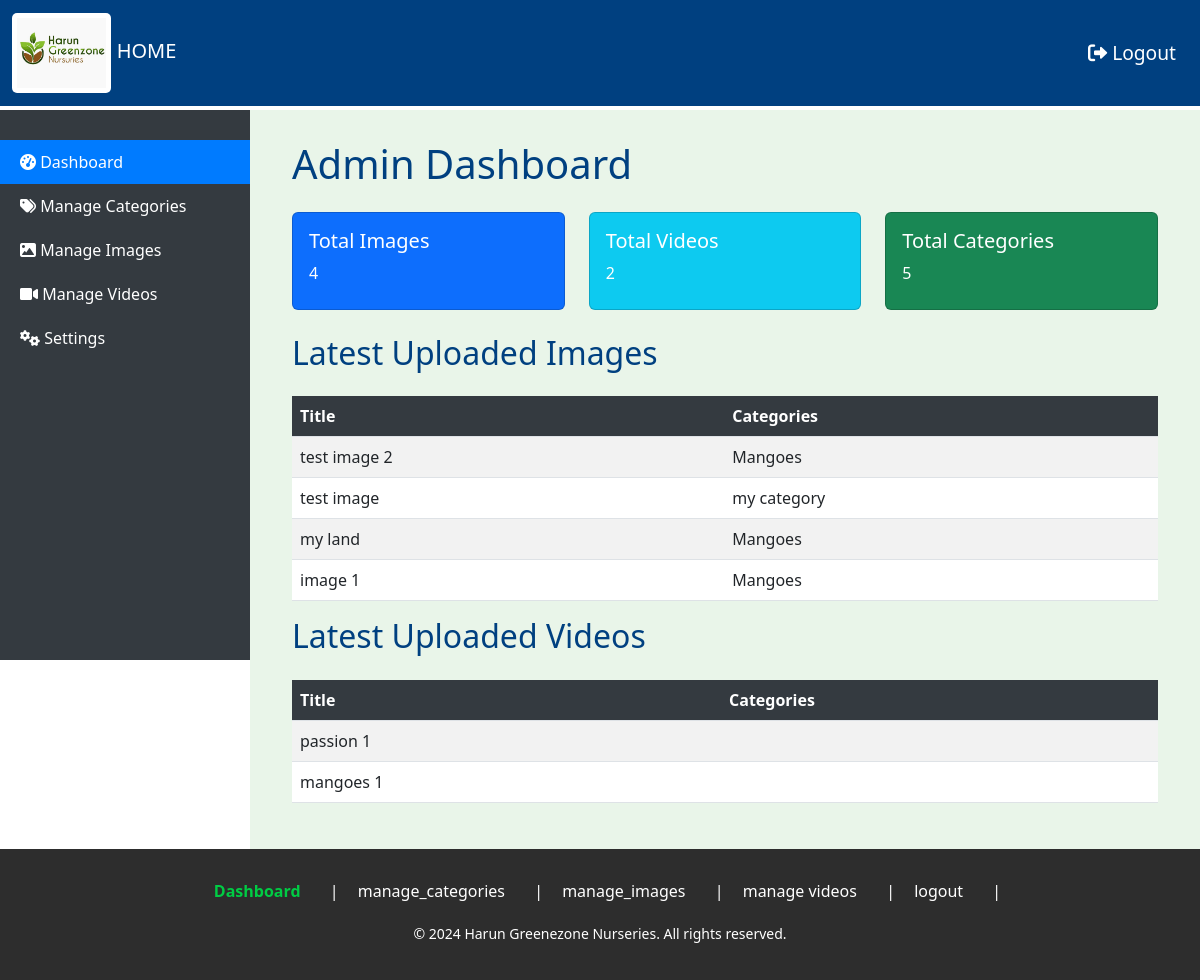
The page /admin_panel/dashboard/ (signed in) on the database its author committed.
### admin_panel/models.py (models this page shows, shortened)
class Image(models.Model):
    title = models.CharField(max_length=255, unique=True)
    image_file = models.ImageField(upload_to='images/')
    category = models.ForeignKey(Category, related_name='images', on_delete=models.CASCADE)
    description = models.CharField(max_length=255, blank=True)

class Category(models.Model):
    name = models.CharField(max_length=255, unique=True)
    description = models.CharField(max_length=255, blank=True)

class Video(models.Model):
    title = models.CharField(max_length=255, unique=True)
    video_file = models.FileField(upload_to='videos/')
    category = models.ForeignKey(Category, related_name='videos', on_delete=models.CASCADE)  # One category per image
    description = models.CharField(max_length=255, blank=True)

### admin_panel/views.py (the view)
# urls.py: path('dashboard/', dashboard, name='admin_dashboard'),
@login_required
def dashboard(request):
    total_images = Image.objects.count()
    total_videos = Video.objects.count()
    total_categories = Category.objects.count()
    categories = Category.objects.all()
    recent_images = Image.objects.order_by('-id')[:5]  # Show 5 most recent images
    recent_videos = Video.objects.order_by('-id')[:5]  # Show 5 most recent videos
    context = {
        'total_images': total_images,
        'total_videos': total_videos,
        'total_categories': total_categories,
        'categories': categories,
        'recent_images': recent_images,
        'recent_videos': recent_videos,
    }
    return render(request, 'admin_panel/dashboard.html', context)

### admin_panel/templates/admin_panel/dashboard.html (shortened to what this page needs)
{% extends 'admin_panel/base.html' %}
{% block content %}
    <div class="container">
        <h1 class="mb-4">Admin Dashboard</h1>
        <div class="row">
            <div class="col-lg-4 col-md-6 mb-4">
                <div class="card bg-primary text-white">
                    <div class="card-body">
                        <h5 class="card-title">Total Images</h5>
                        <p class="card-title">{{ total_images }}</p>
                    </div>
                </div>
            </div>
            <div class="col-lg-4 col-md-6 mb-4">
                <div class="card bg-info text-white">
                    <div class="card-body">
                        <h5 class="card-title">Total Videos</h5>
                        <p class="card-title">{{ total_videos }}</p>
                    </div>
                </div>
            </div>
            <div class="col-lg-4 col-md-6 mb-4">
                <div class="card bg-success text-white">
                    <div class="card-body">
                        <h5 class="card-title">Total Categories</h5>
                        <p class="card-title">{{ total_categories }}</p>
                    </div>
                </div>
            </div>
        </div>
        <div class="row">
            <div class="col-12">
                <h2 class="mb-4">Latest Uploaded Images</h2>
                <table class="table table-striped">
                    <thead>
                        <tr>
                            <th scope="col">Title</th>
                            <th scope="col">Categories</th>
                        </tr>
                    </thead>
                    <tbody>
                        {% for image in recent_images %}
                        <tr>
                            <td>{{ image.title }}</td>
                            <td>{{ image.category.name }}</td>
                        </tr>
                        {% empty %}
                        <tr>
                            <td colspan="2">No recent images available.</td>
                        </tr>
                        {% endfor %}
                    </tbody>
                </table>
            </div>
        </div>
        <div class="row">
            <div class="col-12">
                <h2 class="mb-4">Latest Uploaded Videos</h2>
                <table class="table table-striped">
                    <thead>
                        <tr>
                            <th scope="col">Title</th>
                            <th scope="col">Categories</th>
                        </tr>
                    </thead>
                    <tbody>
                        {% for video in recent_videos %}
                        <tr>
                            <td>{{ video.title }}</td>
                            <td>{% for category in video.categories.all %}{{ category.name }}{% if not forloop.last %}, {% endif %}{% endfor %}</td>
                        </tr>
                        {% empty %}
                        <tr>
                            <td colspan="2">No recent videos available.</td>
                        </tr>
                        {% endfor %}
                    </tbody>
                </table>
            </div>
        </div>
    </div>
{% endblock %}

### static/css/admin_panel.css (style rules this page uses)
body { display: flex; flex-direction: column; min-height: 100vh; }
body::before { content: ""; display: block; height: 20px; }
h1, h2, h3, h4, h5, h6, p, a { color: #004080; }
.table td, .table th { min-width: 100px; vertical-align: middle; }
.table thead th { position: sticky; top: 0; z-index: 2; background-color: #343a40; color: white; }

### rows shown on the page
Image: title "test image 2", category.name "Mangoes"
Image: title "test image", category.name "my category"
Image: title "my land", category.name "Mangoes"
Image: title "image 1", category.name "Mangoes"
Video: title "passion 1"
Video: title "mangoes 1"

### other values the page prints
{{ total_images }} "4"
{{ total_videos }} "2"
{{ total_categories }} "5"
